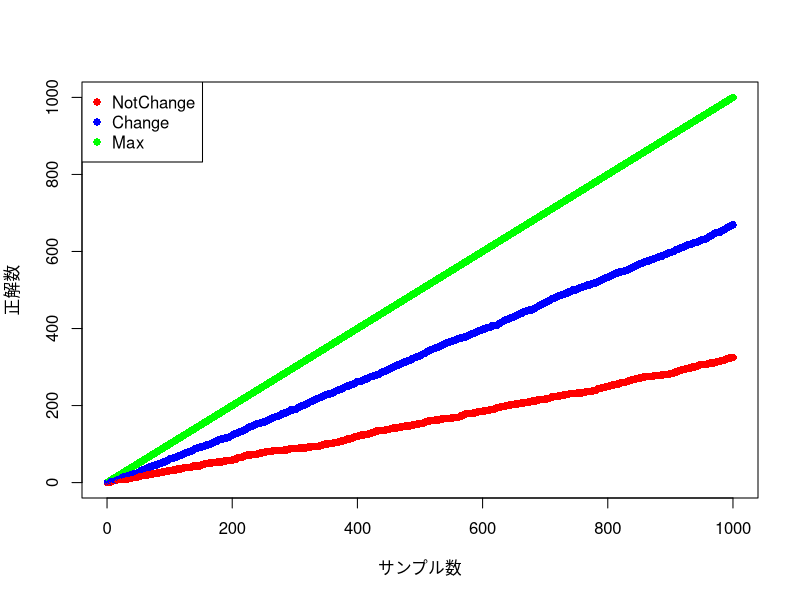

Recreate this plot in R.

door = 3
monty <- function(change) {
  choice = as.integer(runif(1, min=1, max=door+1))
  if (choice != 1) {
    choice = 0
  }
  if (change == 1) {
    if (choice == 1) {
      choice = 0
    } else {
      choice = 1
    }
  }
  return (choice)
}

sum = 1000
data = data.frame(NotChange=0, Change=0, Max=0)
plot(0, 0, xlim=c(0, sum), ylim=c(0,sum),
     xlab="サンプル数", ylab="正解数", cex=0)
cols <- c("red", "blue", "green")
labels <- colnames(data)
legend("topleft", legend=labels, col=cols, pch=16)

readline()
for (i in 1:sum) {
  data$Max = data$Max + 1
  if (monty(0) == 1) {
    data$NotChange = data$NotChange + 1
  }
  if (monty(1) == 1) {
    data$Change = data$Change + 1
  }

  points(i, data$Max, col=cols[3], pch=16, cex=1)
  points(i, data$NotChange, col=cols[1], pch=16, cex=1)
  points(i, data$Change, col=cols[2], pch=16, cex=1)
}
print("probability")
print(data$NotChange/sum * 100)
print("probability")
print(data$Change/sum * 100)
